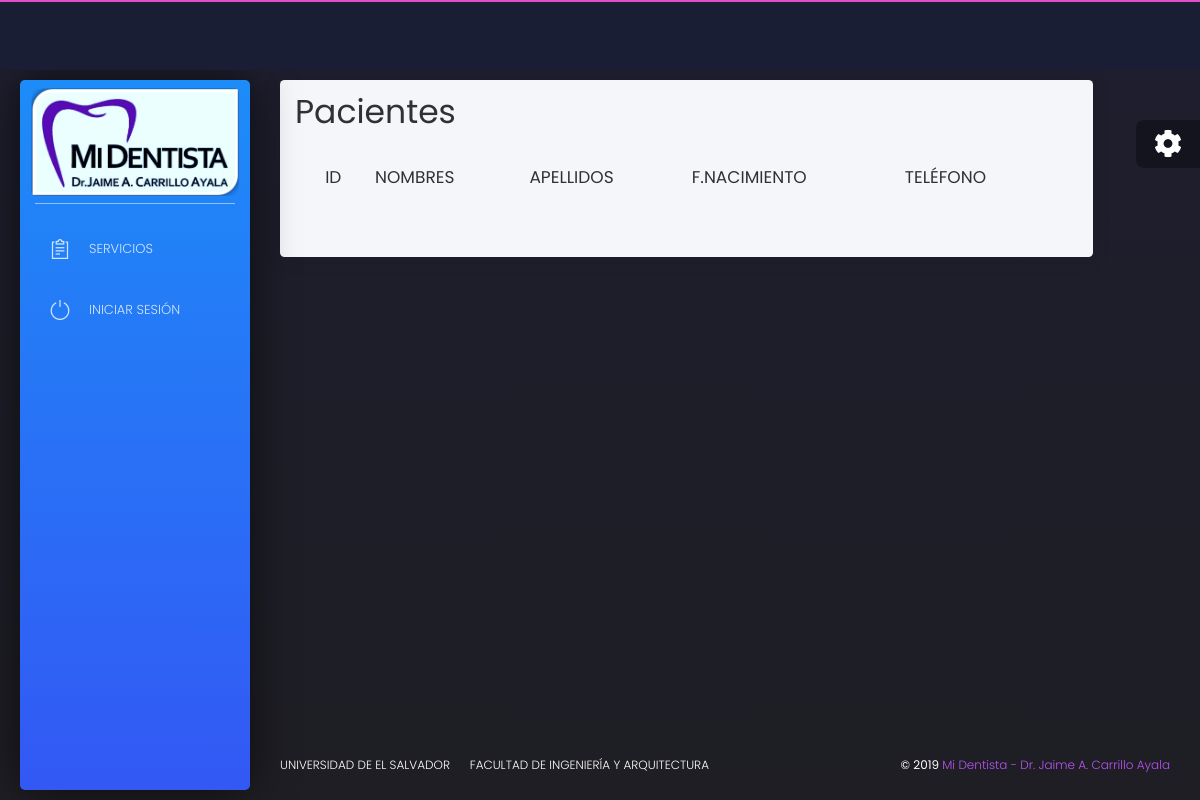
Page /core/pacientes on the earlier database version.
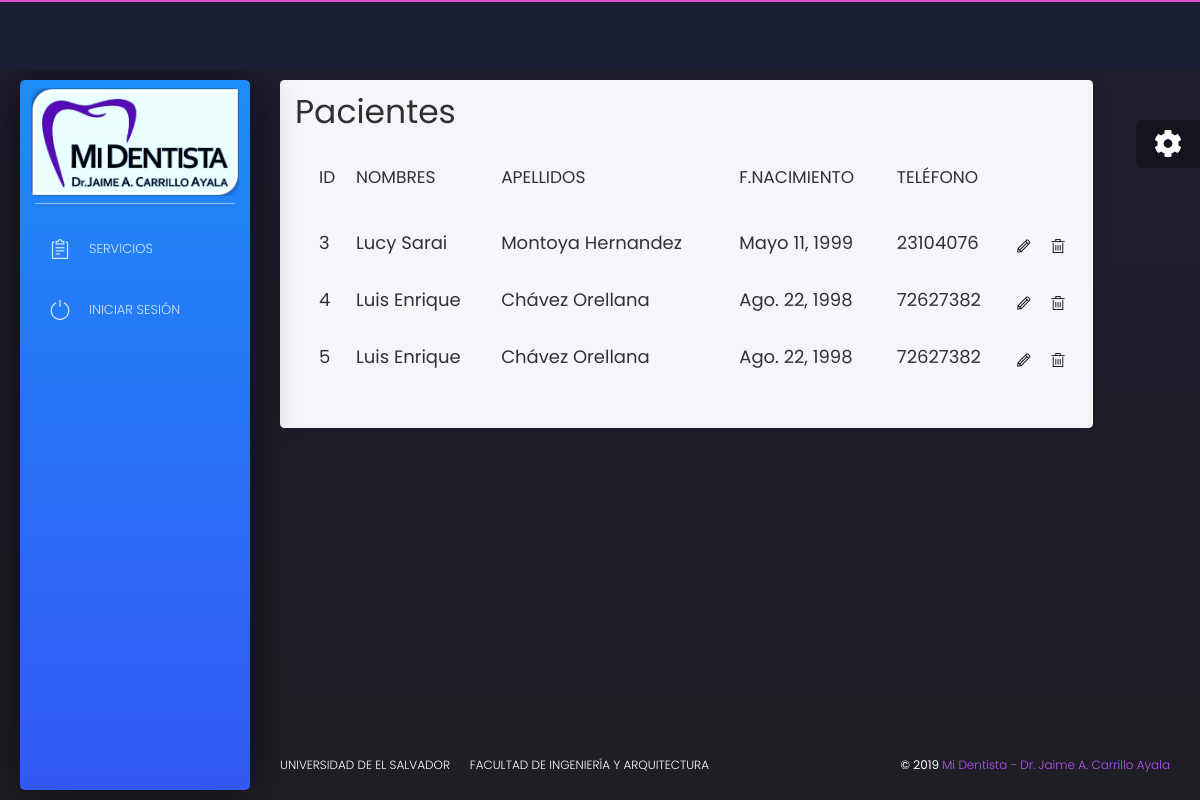
Same page on the later database version.
### core/models.py (models this page shows, shortened)
class Paciente(models.Model):
    id = models.AutoField(primary_key=True)
    nombres = models.CharField(max_length=64)
    apellidos = models.CharField(max_length=64)
    nacimiento = models.DateField()
    telefono = models.IntegerField()
    foto = models.ImageField(upload_to='patient/%Y/%m/%D/', null=True, blank=True)
    edad = models.IntegerField(default=0)
    alergias = models.ManyToManyField(Medicamento,  blank=True)

### core/views.py (the view)
# urls.py: path('pacientes', PacienteList.as_view(), name = 'pacientes'),
class PacienteList(ListView):
    model = Paciente
    template_name = 'core/paciente_list.html'

### core/templates/core/paciente_list.html (shortened to what this page needs)
{% extends 'core/base.html' %}
{% load static %}
{% block content %}
<div class="content">
    <div class="row">
        <div class="col-md-11">
			    <div class="card white-content">
            <div class="card-header">
                <h1>Pacientes</h1>
            </div>
				    <div class="card-body">
					    <div class="table-responsive">
                <table class="table tablesorter " id="">
                  <thead class=" text-primary">
                      <th>
                      </th>
                      <th>
                        <h4>Id</h4>
                      </th>
                      <th>
                        <h4>Nombres</h4>
                      </th>
                       <th>
                        <h4>Apellidos</h4>
                      </th>
                       <th>
                        <h4>F.Nacimiento</h4>
                      </th>
                       <th>
                        <h4>Teléfono</h4>
                      </th>
                      <th>
                      </th>
                  </thead>
                  <tbody>
                    {% for paciente in paciente_list|dictsort:'id' %}
                      <tr>
                            <td>
                            </td>
                            <td >
                              <p><b><font size="4">{{paciente.id}}</font></b></p>
                            </td>
                            <td >
                              <p><b><font size="4">{{paciente.nombres}}</font></b></p>
                            </td>
                            <td >
                              <p><b><font size="4">{{paciente.apellidos}}</font></b></p>
                            </td>
                            <td >
                              <p><b><font size="4">{{paciente.nacimiento}}</font></b></p>
                            </td>
                            <td >
                              <p><b><font size="4">{{paciente.telefono}}</font></b></p>
                            </td>
                            <td>
                               <a href="#" class="nav-item">
                              <i class="tim-icons icon-pencil" style= "color:black"></i>
                               </a>
                            </td>
                            <td>
                                <a href="{% url 'core:pacientedelete' paciente.id|slugify%}" >
                                  <i class="tim-icons icon-trash-simple" style= "color:black"  ></i>
                              </a>
                            </td>
							        </tr>
                    {% endfor %}
                  </tbody>
                </table>
				      </div>
			      </div>
	        </div>
	      </div>
      </div>
    </div>
{% endblock %}

Differences in the rows shown:
added Paciente: id "3", nombres "Lucy Sarai", apellidos "Montoya Hernandez", nacimiento "Mayo 11, 1999", telefono "23104076"
added Paciente: id "4", nombres "Luis Enrique", apellidos "Chávez Orellana", nacimiento "Ago. 22, 1998", telefono "72627382"
added Paciente: id "5", nombres "Luis Enrique", apellidos "Chávez Orellana", nacimiento "Ago. 22, 1998", telefono "72627382"
